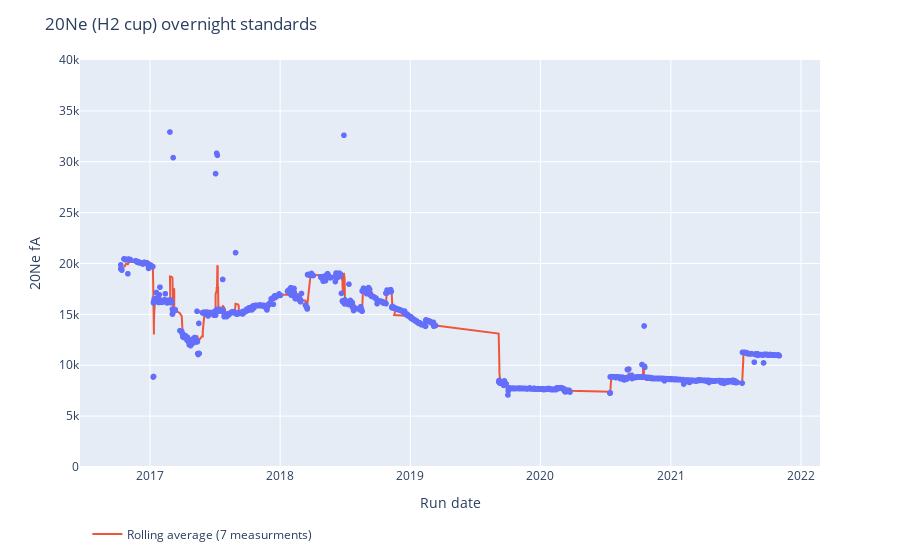

Notebook source saved alongside this figure:
### Code cell
fig = px.scatter(hhf, x=hhf['Date'], y=hhf['20Ne (H2)'], log_y=False)
fig.add_scatter(name='Rolling average (7 measurments)',x=hhf['Date'], y=hhf['20Ne_(H2)_rolling_avg'], mode='lines')
fig.update_layout(
    title="20Ne (H2 cup) overnight standards",  xaxis_title="Run date", yaxis_title="20Ne fA")
fig.update_layout(legend=dict(yanchor="bottom",y=-0.2,xanchor="left",x=0.01))
fig.update(layout_yaxis_range=[0,40000])

fig.show()

### Figure 1 — Plotly figure (JSON) as saved in the notebook; plotly's stock layout.template omitted (floating-point values rounded to 4 significant figures; data arrays with more than 128 entries replaced by an {"elided": "..."} marker saying what was removed)
{"data": [{"hovertemplate": "Date=%{x}<br>20Ne (H2)=%{y}<extra></extra>", "legendgroup": "", "marker": {"color": "#636efa", "symbol": "circle"}, "mode": "markers", "name": "", "showlegend": false, "type": "scattergl", "x": {"elided": "2215 str values"}, "xaxis": "x", "y": {"elided": "2215 float values"}, "yaxis": "y"}, {"mode": "lines", "name": "Rolling average (7 measurments)", "type": "scatter", "x": {"elided": "2215 str values"}, "y": {"elided": "2215 float values"}}], "layout": {"legend": {"tracegroupgap": 0, "x": 0.01, "xanchor": "left", "y": -0.2, "yanchor": "bottom"}, "margin": {"t": 60}, "title": {"text": "20Ne (H2 cup) overnight standards"}, "xaxis": {"anchor": "y", "domain": [0, 1], "title": {"text": "Run date"}}, "yaxis": {"anchor": "x", "domain": [0, 1], "range": [0, 40000], "title": {"text": "20Ne fA"}}}}
